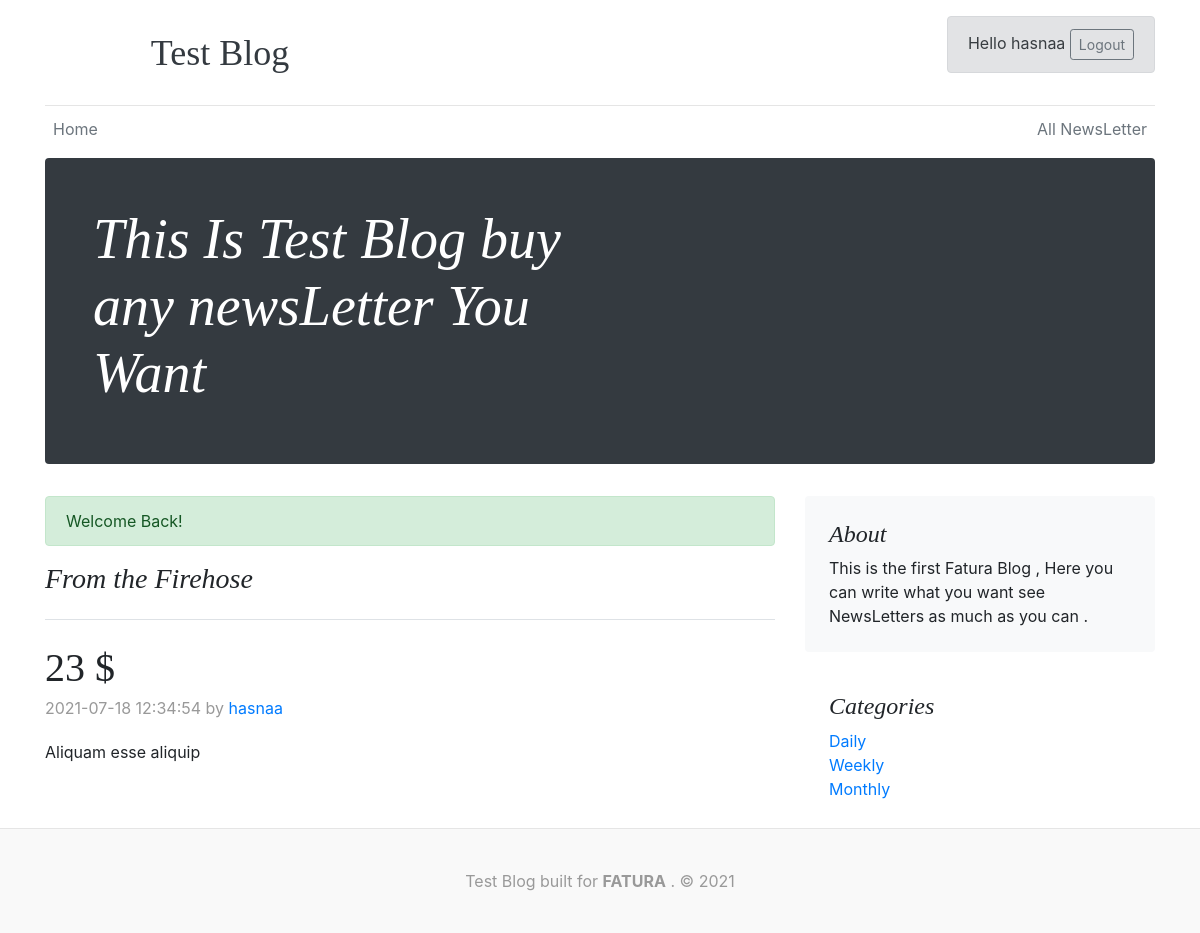
Page /post.php?id=8 (signed in) on the committed database.
### tables this page shows
CREATE TABLE `posts` (
  `id` int(11) NOT NULL,
  `category_id` int(11) NOT NULL,
  `title` varchar(255) NOT NULL,
  `body` text NOT NULL,
  `user_id` varchar(255) NOT NULL,
  `date` timestamp NOT NULL DEFAULT current_timestamp()
);

CREATE TABLE `users` (
  `id` int(11) NOT NULL,
  `username` varchar(255) NOT NULL,
  `email` text NOT NULL,
  `password` varchar(255) NOT NULL,
  `role` varchar(255) NOT NULL,
  `d` int(11) NOT NULL DEFAULT 0,
  `w` int(11) NOT NULL DEFAULT 0,
  `m` int(11) NOT NULL DEFAULT 0,
  `credit` int(11) NOT NULL DEFAULT 0,
  `cash` int(11) NOT NULL DEFAULT 0,
  `credit_name` text NOT NULL,
  `address` text NOT NULL
);

CREATE TABLE `category` (
  `id` int(11) NOT NULL,
  `name` varchar(255) NOT NULL,
  `price` int(11) NOT NULL DEFAULT 0
);

### library/connection.php (called while the page is built, shortened)
<?php
class Database
{
    public $host = DB_HOST;
    public $user = DB_USER;
    public $password = DB_PASS;
    public $db_name = DB_NAME;
    public $link;
    private function connect()
    {
        $this->link = new mysqli($this->host, $this->user, $this->password, $this->db_name);
    }
    public function select($query)
    {
        $result = $this->link->query($query) or die($this->link->error . __LINE__);
        if ($result->num_rows > 0) {
            return $result;
        } else {
            return false;
        }
    }
}

### config/config.php (called while the page is built, shortened)
<?php
$about = "This is the first Fatura Blog , Here you can write what you want see NewsLetters as much as you can .";

### post.php (the view, shortened to what this page needs)
<?php
if (isset($_SESSION['email'])) :
?>
  <?php
  require('include/header.php');
  $id = $_GET['id'];
  $query = "SELECT * FROM posts WHERE id=" . $id;
  $post  = $db->select($query)->fetch_assoc();
  $query = "SELECT * FROM category";
  $categories = $db->select($query);
  $query = "SELECT * FROM users WHERE id=" . $post['user_id'];
  $user = $db->select($query)->fetch_assoc();
  ?>
  <div class="blog-post">
    <h2 class="blog-post-title"><?php echo $post['title']; ?></h2>
    <p class="blog-post-meta"><?php echo $post['date']; ?> by <a href="#"><?php echo $user['username']; ?></a></p>
    <p><?php echo $post['body']; ?></p>
  </div>
  <?php require('include/footer.php'); ?>
<?php else : ?>
  <div class="danger" style="background-color: darkred; color:aliceblue; width:200px; height:30px;"> <strong>You are not
      allowed</strong></div>
<?php endif ?>

### include/footer.php
</div>
<aside class="col-md-4 blog-sidebar">
    <div class="p-4 mb-3 bg-light rounded">
        <h4 class="font-italic">About</h4>
        <p class="mb-0"><?php echo $about; ?></p>
    </div>
    <div class="p-4">
        <h4 class="font-italic">Categories</h4>
        <?php if ($categories) : ?>
            <ol class="list-unstyled mb-0">
                <?php while ($row = $categories->fetch_assoc()) : ?>
                    <li><a href="posts.php?category=<?php echo $row['id']; ?>"><?php echo $row['name']; ?></a></li>
                <?php endwhile; ?>
            </ol>
        <?php else : ?>
            <p>There are no categories</p>
        <?php endif; ?>
    </div>
</aside>
</div>
</main>
<footer class="blog-footer">
    <p>Test Blog built for <strong>FATURA</strong> . &copy 2021</p>
</footer>
</body>
</html>

### css/blog.css (style rules this page uses)
body { background: #eee; }
h1, h2, h3, h4, h5, h6 { font-family: "Playfair Display", Georgia, "Times New Roman", serif; }
.blog-post { margin-bottom: 4rem; }
.blog-post-title { margin-bottom: .25rem; font-size: 2.5rem; }
.blog-post-meta { margin-bottom: 1.25rem; color: #999; }
.blog-footer { padding: 2.5rem 0; color: #999; text-align: center; background-color: #f9f9f9; border-top: .05rem solid #e5e5e5; }
.blog-footer p:last-child { margin-bottom: 0; }

### rows in the picture
posts: title "23 $", date "2021-07-18 12:34:54", body "Aliquam esse aliquip"
users: username "hasnaa"
category: name "Daily"
category: name "Weekly"
category: name "Monthly"

### other values in the picture
$name "hasnaa"
$_SESSION['success'] "Welcome Back!"
$about "This is the first Fatura Blog , Here you can write what you want see NewsLetters as much as you can ."
